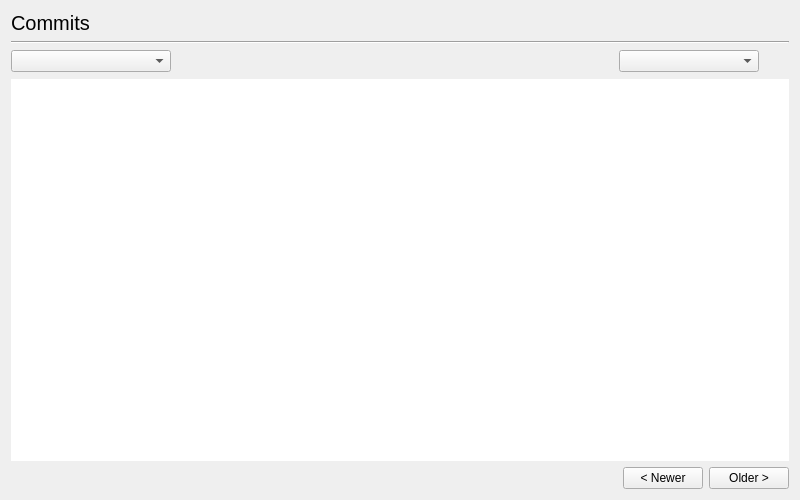
<?xml version="1.0" encoding="UTF-8"?>
<ui version="4.0">
 <class>CommitHistoryWidget</class>
 <widget class="QWidget" name="CommitHistoryWidget">
  <property name="geometry">
   <rect>
    <x>0</x>
    <y>0</y>
    <width>800</width>
    <height>500</height>
   </rect>
  </property>
  <property name="windowTitle">
   <string>Commits</string>
  </property>
  <layout class="QVBoxLayout" name="mainLayout">
   <item>
    <widget class="QLabel" name="mTitleLabel">
     <property name="styleSheet">
      <string notr="true">font-size: 20px;</string>
     </property>
     <property name="text">
      <string>Commits</string>
     </property>
    </widget>
   </item>
   <item>
    <widget class="Line" name="mTitleLine">
     <property name="orientation">
      <enum>Qt::Horizontal</enum>
     </property>
    </widget>
   </item>
   <item>
    <layout class="QHBoxLayout" name="filterLayout">
     <item>
      <widget class="QComboBox" name="mBranchCombo">
       <property name="minimumSize">
        <size>
         <width>160</width>
         <height>0</height>
        </size>
       </property>
       <property name="toolTip">
        <string>Branch or tag</string>
       </property>
      </widget>
     </item>
     <item>
      <spacer name="filterSpacer">
       <property name="orientation">
        <enum>Qt::Horizontal</enum>
       </property>
       <property name="sizeHint" stdset="0">
        <size>
         <width>40</width>
         <height>20</height>
        </size>
       </property>
      </spacer>
     </item>
     <item>
      <widget class="QComboBox" name="mAuthorCombo">
       <property name="minimumSize">
        <size>
         <width>140</width>
         <height>0</height>
        </size>
       </property>
       <property name="toolTip">
        <string>Only show commits of this author</string>
       </property>
      </widget>
     </item>
     <item>
      <widget class="QToolButton" name="mBtnRefresh">
       <property name="toolTip">
        <string>Reload</string>
       </property>
       <property name="icon">
        <iconset resource="RetroGit_images.qrc">
         <normaloff>:/images/sync.png</normaloff>:/images/sync.png</iconset>
       </property>
       <property name="autoRaise">
        <bool>true</bool>
       </property>
      </widget>
     </item>
    </layout>
   </item>
   <item>
    <widget class="QTreeWidget" name="mCommitTree">
     <property name="frameShape">
      <enum>QFrame::NoFrame</enum>
     </property>
     <property name="horizontalScrollBarPolicy">
      <enum>Qt::ScrollBarAlwaysOff</enum>
     </property>
     <property name="selectionMode">
      <enum>QAbstractItemView::SingleSelection</enum>
     </property>
     <property name="verticalScrollMode">
      <enum>QAbstractItemView::ScrollPerPixel</enum>
     </property>
     <property name="indentation">
      <number>0</number>
     </property>
     <property name="rootIsDecorated">
      <bool>false</bool>
     </property>
     <property name="itemsExpandable">
      <bool>false</bool>
     </property>
     <property name="expandsOnDoubleClick">
      <bool>false</bool>
     </property>
     <attribute name="headerVisible">
      <bool>false</bool>
     </attribute>
     <column>
      <property name="text">
       <string notr="true">1</string>
      </property>
     </column>
    </widget>
   </item>
   <item>
    <layout class="QHBoxLayout" name="pagerLayout">
     <item>
      <widget class="QLabel" name="mPageLabel">
       <property name="text">
        <string/>
       </property>
      </widget>
     </item>
     <item>
      <spacer name="pagerSpacer">
       <property name="orientation">
        <enum>Qt::Horizontal</enum>
       </property>
       <property name="sizeHint" stdset="0">
        <size>
         <width>40</width>
         <height>20</height>
        </size>
       </property>
      </spacer>
     </item>
     <item>
      <widget class="QPushButton" name="mBtnNewer">
       <property name="text">
        <string>&lt; Newer</string>
       </property>
      </widget>
     </item>
     <item>
      <widget class="QPushButton" name="mBtnOlder">
       <property name="text">
        <string>Older &gt;</string>
       </property>
      </widget>
     </item>
    </layout>
   </item>
  </layout>
 </widget>
 <resources>
  <include location="RetroGit_images.qrc"/>
 </resources>
 <connections/>
</ui>
